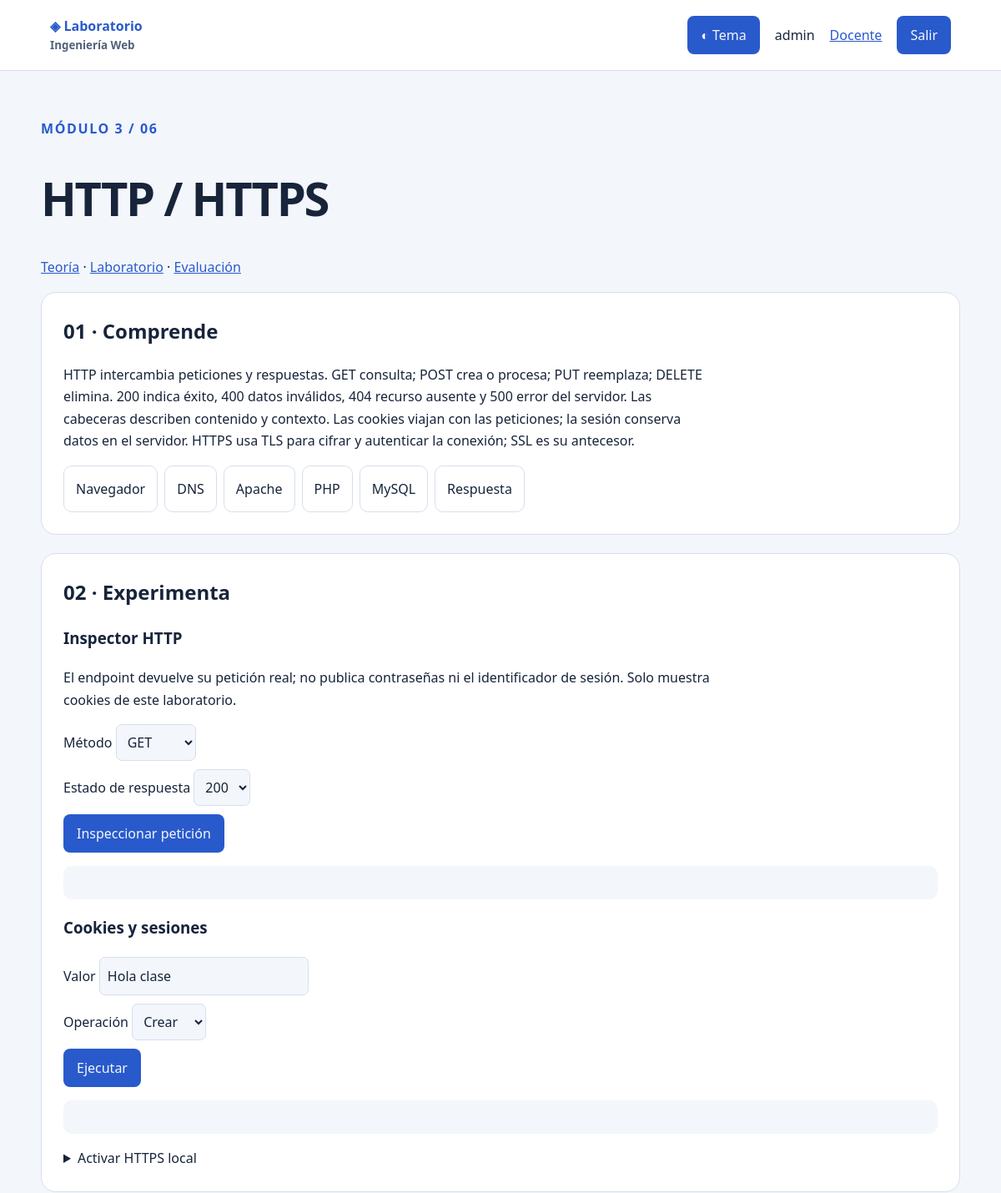
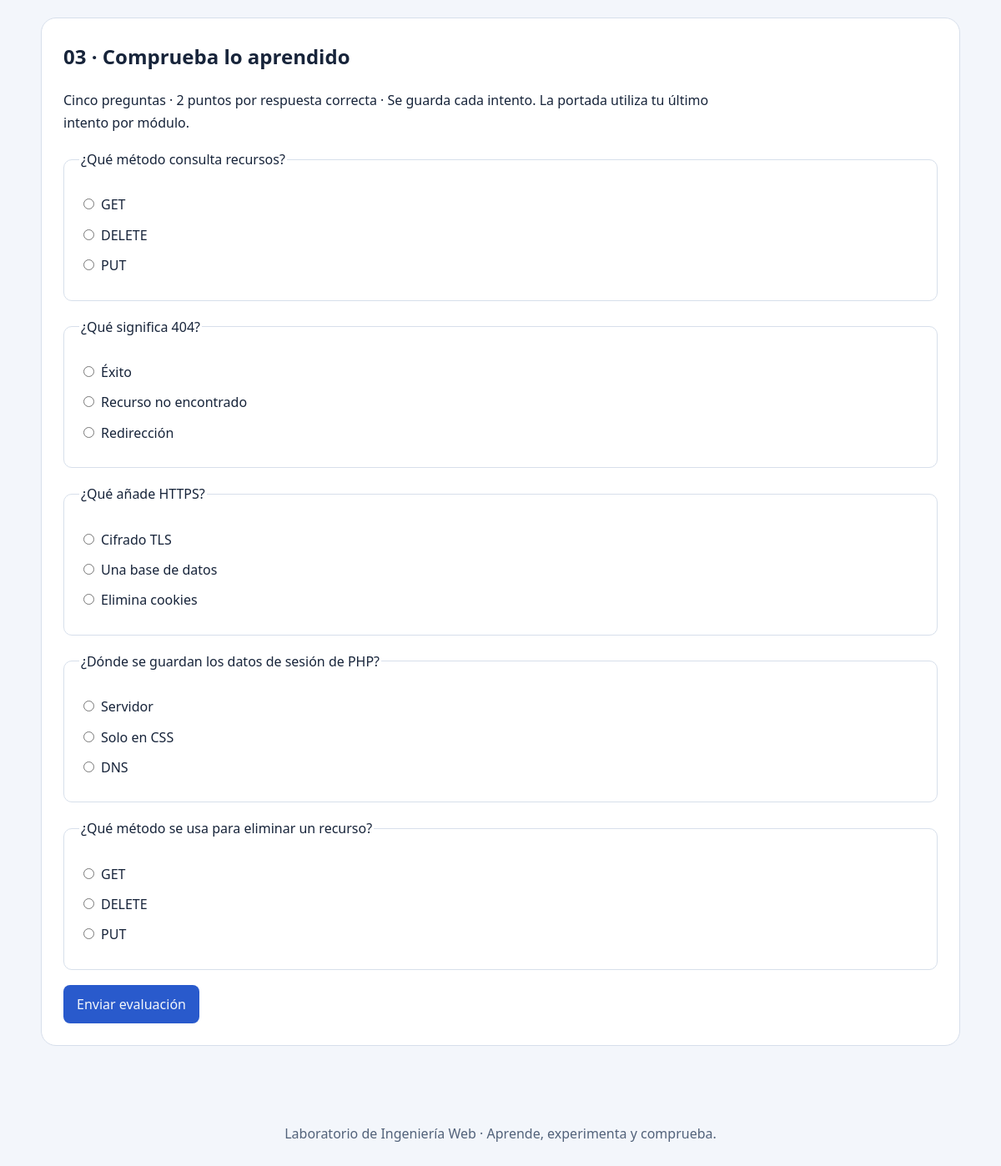
The app's page /modulos/03-http-https/index.php (signed in) with its own data (2 pictures, top to bottom).
### tables this page shows
CREATE TABLE IF NOT EXISTS preguntas (id INT PRIMARY KEY,modulo_id INT NOT NULL,enunciado TEXT NOT NULL,opciones JSON NOT NULL,respuesta_correcta INT NOT NULL,FOREIGN KEY(modulo_id) REFERENCES modulos(id));

### modulos/03-http-https/index.php (called while the page is built)
<?php $modulo=3; require __DIR__.'/../../includes/modulo.php';

### config/config.php (called while the page is built, shortened)
<?php
function e($valor): string { return htmlspecialchars((string)$valor, ENT_QUOTES, 'UTF-8'); }
function alumno(): ?array { return $_SESSION['alumno'] ?? null; }

### config/db.php (called while the page is built)
<?php
require_once __DIR__.'/config.php';
function bd(): PDO {
    static $pdo;
    if (!$pdo) {
        try { $pdo = new PDO('mysql:host='.DB_HOST.';dbname='.DB_NAME.';charset=utf8mb4', DB_USER, DB_PASS, [PDO::ATTR_ERRMODE=>PDO::ERRMODE_EXCEPTION,PDO::ATTR_DEFAULT_FETCH_MODE=>PDO::FETCH_ASSOC,PDO::ATTR_EMULATE_PREPARES=>false]); }
        catch (PDOException $error) { error_log($error->getMessage()); throw new RuntimeException('No se pudo conectar con lab_web. Inicia MySQL e importa sql/lab_web.sql.'); }
    }
    return $pdo;
}

### includes/modulo.php (the view, shortened to what this page needs)
<?php
require_once __DIR__.'/contenido.php';
require_once __DIR__.'/../config/db.php';
$c=$contenidos[$modulo];$titulo=$c[0];$mensaje='';
include __DIR__.'/header.php';
?>
<p class="eyebrow">MÓDULO <?=e($modulo)?> / 06</p><h1><?=e($titulo)?></h1><p><a href="#teoria">Teoría</a> · <a href="#laboratorio">Laboratorio</a> · <a href="#evaluacion">Evaluación</a></p>
<section id="teoria"><h2>01 · Comprende</h2><p><?=e($c[2])?></p>
<div class="flujo" aria-label="Flujo cliente servidor"><?php foreach(['Navegador','DNS','Apache','PHP','MySQL','Respuesta'] as $paso): ?><span><?=e($paso)?></span><?php endforeach; ?></div>
</section><section id="laboratorio"><h2>02 · Experimenta</h2>
<?php include __DIR__.'/laboratorios.php'; ?>
</section><section id="evaluacion"><h2>03 · Comprueba lo aprendido</h2><p>Cinco preguntas · 2 puntos por respuesta correcta · Se guarda cada intento. La portada utiliza tu último intento por módulo.</p>
<?php if(!alumno()): ?><p><a href="<?=BASE_URL?>/login.php">Inicia sesión para guardar tu evaluación.</a></p><?php else: try { $q=bd()->prepare('SELECT id,enunciado,opciones FROM preguntas WHERE modulo_id=? ORDER BY id');$q->execute([$modulo]);$lista=$q->fetchAll();if(count($lista)!==5) throw new RuntimeException('Faltan preguntas. Importa el SQL.'); ?>
<form method="post"><input type="hidden" name="csrf" value="<?=e(token())?>"><input type="hidden" name="evaluar" value="1"><?php foreach($lista as $p): ?><fieldset><legend><?=e($p['enunciado'])?></legend><?php foreach(json_decode($p['opciones'],true) as $i=>$opcion): ?><label><input type="radio" required name="respuesta[<?=e($p['id'])?>]" value="<?=e($i)?>"><?=e($opcion)?></label><?php endforeach; ?></fieldset><?php endforeach; ?><button>Enviar evaluación</button></form>
<?php }catch(Throwable $error){echo '<p class="aviso">'.e($error->getMessage()).'</p>';} endif; ?></section><?php include __DIR__.'/footer.php'; ?>

### assets/css/estilos.css (style rules this page uses)
:root { color-scheme:light;--fondo:#f3f6fb;--panel:#fff;--texto:#17243a;--suave:#52627a;--borde:#d7dfeb;--acento:#295acc }
* { box-sizing:border-box }
body { margin:0;background:var(--fondo);color:var(--texto);font:16px/1.65 system-ui,sans-serif }
a { color:var(--acento) }
h1 { font-size:clamp(2rem,5vw,3.5rem);line-height:1.15;letter-spacing:-.04em }
h2 { margin-top:0 }
p { max-width:85ch }
.eyebrow { color:var(--acento);font-weight:700;letter-spacing:.1em }
.tarjeta,section { background:var(--panel);border:1px solid var(--borde);border-radius:18px;padding:26px;margin-bottom:22px }
button,.boton { background:var(--acento);color:var(--fondo);border:0;border-radius:8px;padding:10px 16px;font:inherit;cursor:pointer;text-decoration:none;display:inline-block }
input,select,textarea { font:inherit;background:var(--fondo);color:var(--texto);border:1px solid var(--borde);border-radius:7px;padding:9px;max-width:100% }
label { display:block;margin:10px 0 }
input[type=checkbox],input[type=radio] { margin-right:8px }
.flujo { display:flex;gap:8px;flex-wrap:wrap }
.flujo span { padding:14px;border:1px solid var(--borde);border-radius:10px }
fieldset { border:1px solid var(--borde);border-radius:10px;margin:18px 0;padding:18px }

### records on screen
preguntas: enunciado "¿Qué método consulta recursos?", opciones "GET", opciones "DELETE", opciones "PUT"
preguntas: enunciado "¿Qué significa 404?", opciones "Éxito", opciones "Recurso no encontrado", opciones "Redirección"
preguntas: enunciado "¿Qué añade HTTPS?", opciones "Cifrado TLS", opciones "Una base de datos", opciones "Elimina cookies"
preguntas: enunciado "¿Dónde se guardan los datos de sesión de PHP?", opciones "Servidor", opciones "Solo en CSS", opciones "DNS"
preguntas: enunciado "¿Qué método se usa para eliminar un recurso?", opciones "GET", opciones "DELETE", opciones "PUT"

### other values on screen
alumno()['nombre'] "admin"
$modulo "3"
$titulo "HTTP / HTTPS"
$paso "Navegador"
$paso "DNS"
$paso "Apache"
$paso "PHP"
$paso "MySQL"
$paso "Respuesta"
